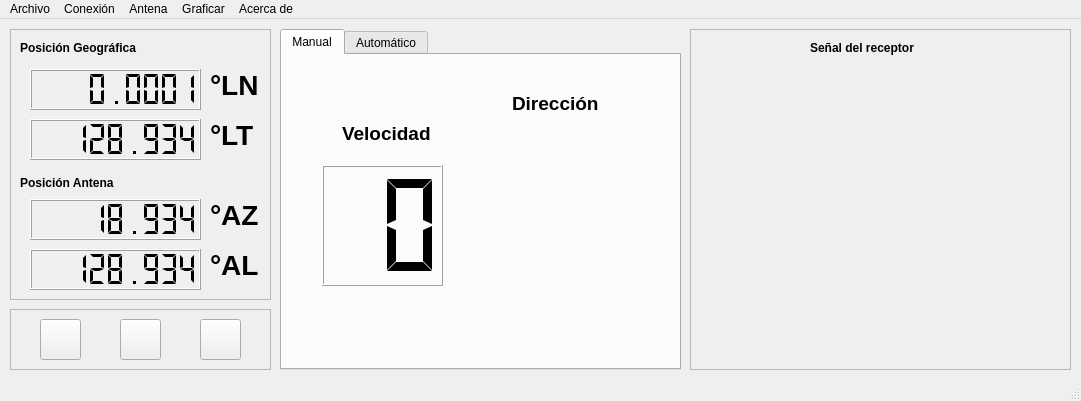
<?xml version="1.0" encoding="UTF-8"?>
<ui version="4.0">
 <class>MainWindow</class>
 <widget class="QMainWindow" name="MainWindow">
  <property name="geometry">
   <rect>
    <x>0</x>
    <y>0</y>
    <width>1081</width>
    <height>401</height>
   </rect>
  </property>
  <property name="windowTitle">
   <string>Control SMART</string>
  </property>
  <property name="windowIcon">
   <iconset>
    <normaloff>../src/icon/smart.png</normaloff>../src/icon/smart.png</iconset>
  </property>
  <widget class="QWidget" name="centralwidget">
   <widget class="QFrame" name="frame">
    <property name="geometry">
     <rect>
      <x>10</x>
      <y>10</y>
      <width>261</width>
      <height>271</height>
     </rect>
    </property>
    <property name="frameShape">
     <enum>QFrame::StyledPanel</enum>
    </property>
    <property name="frameShadow">
     <enum>QFrame::Raised</enum>
    </property>
    <widget class="QLabel" name="posGeolabel">
     <property name="geometry">
      <rect>
       <x>10</x>
       <y>10</y>
       <width>141</width>
       <height>17</height>
      </rect>
     </property>
     <property name="font">
      <font>
       <weight>75</weight>
       <bold>true</bold>
      </font>
     </property>
     <property name="text">
      <string>Posición Geográfica</string>
     </property>
    </widget>
    <widget class="QLabel" name="posAntlabel">
     <property name="geometry">
      <rect>
       <x>10</x>
       <y>145</y>
       <width>141</width>
       <height>17</height>
      </rect>
     </property>
     <property name="font">
      <font>
       <weight>75</weight>
       <bold>true</bold>
      </font>
     </property>
     <property name="text">
      <string>Posición Antena</string>
     </property>
    </widget>
    <widget class="QLabel" name="lonlabel">
     <property name="geometry">
      <rect>
       <x>200</x>
       <y>40</y>
       <width>51</width>
       <height>31</height>
      </rect>
     </property>
     <property name="font">
      <font>
       <pointsize>21</pointsize>
       <weight>75</weight>
       <bold>true</bold>
      </font>
     </property>
     <property name="text">
      <string>°LN</string>
     </property>
    </widget>
    <widget class="QLabel" name="latlabel">
     <property name="geometry">
      <rect>
       <x>200</x>
       <y>90</y>
       <width>51</width>
       <height>31</height>
      </rect>
     </property>
     <property name="font">
      <font>
       <pointsize>21</pointsize>
       <weight>75</weight>
       <bold>true</bold>
      </font>
     </property>
     <property name="text">
      <string>°LT</string>
     </property>
    </widget>
    <widget class="QLCDNumber" name="latLCD">
     <property name="geometry">
      <rect>
       <x>20</x>
       <y>90</y>
       <width>171</width>
       <height>41</height>
      </rect>
     </property>
     <property name="smallDecimalPoint">
      <bool>false</bool>
     </property>
     <property name="numDigits">
      <number>9</number>
     </property>
     <property name="segmentStyle">
      <enum>QLCDNumber::Flat</enum>
     </property>
     <property name="value" stdset="0">
      <double>128.933999999999997</double>
     </property>
    </widget>
    <widget class="QLCDNumber" name="lonLCD">
     <property name="geometry">
      <rect>
       <x>20</x>
       <y>40</y>
       <width>171</width>
       <height>41</height>
      </rect>
     </property>
     <property name="smallDecimalPoint">
      <bool>false</bool>
     </property>
     <property name="numDigits">
      <number>9</number>
     </property>
     <property name="segmentStyle">
      <enum>QLCDNumber::Flat</enum>
     </property>
     <property name="value" stdset="0">
      <double>0.000100000000000</double>
     </property>
    </widget>
    <widget class="QLCDNumber" name="azimuthLCD">
     <property name="geometry">
      <rect>
       <x>20</x>
       <y>170</y>
       <width>171</width>
       <height>41</height>
      </rect>
     </property>
     <property name="smallDecimalPoint">
      <bool>false</bool>
     </property>
     <property name="numDigits">
      <number>9</number>
     </property>
     <property name="segmentStyle">
      <enum>QLCDNumber::Flat</enum>
     </property>
     <property name="value" stdset="0">
      <double>18.934000000000001</double>
     </property>
    </widget>
    <widget class="QLCDNumber" name="altitudLCD">
     <property name="geometry">
      <rect>
       <x>20</x>
       <y>220</y>
       <width>171</width>
       <height>41</height>
      </rect>
     </property>
     <property name="smallDecimalPoint">
      <bool>false</bool>
     </property>
     <property name="numDigits">
      <number>9</number>
     </property>
     <property name="segmentStyle">
      <enum>QLCDNumber::Flat</enum>
     </property>
     <property name="value" stdset="0">
      <double>128.933999999999997</double>
     </property>
    </widget>
    <widget class="QLabel" name="altlabel">
     <property name="geometry">
      <rect>
       <x>200</x>
       <y>220</y>
       <width>51</width>
       <height>31</height>
      </rect>
     </property>
     <property name="font">
      <font>
       <pointsize>21</pointsize>
       <weight>75</weight>
       <bold>true</bold>
      </font>
     </property>
     <property name="text">
      <string>°AL</string>
     </property>
    </widget>
    <widget class="QLabel" name="azlabel">
     <property name="geometry">
      <rect>
       <x>200</x>
       <y>170</y>
       <width>51</width>
       <height>31</height>
      </rect>
     </property>
     <property name="font">
      <font>
       <pointsize>21</pointsize>
       <weight>75</weight>
       <bold>true</bold>
      </font>
     </property>
     <property name="text">
      <string>°AZ</string>
     </property>
    </widget>
   </widget>
   <widget class="QFrame" name="frame_2">
    <property name="geometry">
     <rect>
      <x>10</x>
      <y>290</y>
      <width>261</width>
      <height>61</height>
     </rect>
    </property>
    <property name="frameShape">
     <enum>QFrame::StyledPanel</enum>
    </property>
    <property name="frameShadow">
     <enum>QFrame::Raised</enum>
    </property>
    <widget class="QPushButton" name="homeBtn">
     <property name="geometry">
      <rect>
       <x>30</x>
       <y>10</y>
       <width>41</width>
       <height>41</height>
      </rect>
     </property>
     <property name="text">
      <string/>
     </property>
     <property name="icon">
      <iconset>
       <normaloff>../src/icon/home.jpeg</normaloff>../src/icon/home.jpeg</iconset>
     </property>
     <property name="iconSize">
      <size>
       <width>30</width>
       <height>30</height>
      </size>
     </property>
    </widget>
    <widget class="QPushButton" name="goBtn">
     <property name="geometry">
      <rect>
       <x>110</x>
       <y>10</y>
       <width>41</width>
       <height>41</height>
      </rect>
     </property>
     <property name="text">
      <string/>
     </property>
     <property name="icon">
      <iconset>
       <normaloff>../src/icon/send.png</normaloff>../src/icon/send.png</iconset>
     </property>
     <property name="iconSize">
      <size>
       <width>30</width>
       <height>30</height>
      </size>
     </property>
    </widget>
    <widget class="QPushButton" name="locationBtn">
     <property name="geometry">
      <rect>
       <x>190</x>
       <y>10</y>
       <width>41</width>
       <height>41</height>
      </rect>
     </property>
     <property name="text">
      <string/>
     </property>
     <property name="icon">
      <iconset>
       <normaloff>../src/icon/world.png</normaloff>../src/icon/world.png</iconset>
     </property>
     <property name="iconSize">
      <size>
       <width>30</width>
       <height>30</height>
      </size>
     </property>
    </widget>
   </widget>
   <widget class="QTabWidget" name="mode">
    <property name="geometry">
     <rect>
      <x>280</x>
      <y>10</y>
      <width>401</width>
      <height>341</height>
     </rect>
    </property>
    <property name="currentIndex">
     <number>0</number>
    </property>
    <widget class="QWidget" name="Manual">
     <attribute name="title">
      <string>Manual</string>
     </attribute>
     <widget class="QLCDNumber" name="velLCD">
      <property name="geometry">
       <rect>
        <x>40</x>
        <y>110</y>
        <width>121</width>
        <height>121</height>
       </rect>
      </property>
      <property name="numDigits">
       <number>2</number>
      </property>
      <property name="segmentStyle">
       <enum>QLCDNumber::Flat</enum>
      </property>
     </widget>
     <widget class="QLabel" name="label_7">
      <property name="geometry">
       <rect>
        <x>60</x>
        <y>70</y>
        <width>91</width>
        <height>17</height>
       </rect>
      </property>
      <property name="font">
       <font>
        <pointsize>14</pointsize>
        <weight>75</weight>
        <bold>true</bold>
       </font>
      </property>
      <property name="text">
       <string>Velocidad</string>
      </property>
     </widget>
     <widget class="QLabel" name="label_8">
      <property name="geometry">
       <rect>
        <x>230</x>
        <y>40</y>
        <width>91</width>
        <height>17</height>
       </rect>
      </property>
      <property name="font">
       <font>
        <pointsize>14</pointsize>
        <weight>75</weight>
        <bold>true</bold>
       </font>
      </property>
      <property name="text">
       <string>Dirección</string>
      </property>
     </widget>
     <widget class="QLabel" name="up">
      <property name="geometry">
       <rect>
        <x>250</x>
        <y>80</y>
        <width>51</width>
        <height>51</height>
       </rect>
      </property>
      <property name="text">
       <string/>
      </property>
      <property name="pixmap">
       <pixmap>../src/icon/upEmpty.png</pixmap>
      </property>
      <property name="scaledContents">
       <bool>true</bool>
      </property>
     </widget>
     <widget class="QLabel" name="down">
      <property name="geometry">
       <rect>
        <x>250</x>
        <y>200</y>
        <width>51</width>
        <height>51</height>
       </rect>
      </property>
      <property name="text">
       <string/>
      </property>
      <property name="pixmap">
       <pixmap>../src/icon/downEmpty.png</pixmap>
      </property>
      <property name="scaledContents">
       <bool>true</bool>
      </property>
     </widget>
     <widget class="QLabel" name="right">
      <property name="geometry">
       <rect>
        <x>310</x>
        <y>140</y>
        <width>51</width>
        <height>51</height>
       </rect>
      </property>
      <property name="text">
       <string/>
      </property>
      <property name="pixmap">
       <pixmap>../src/icon/rightEmpty.png</pixmap>
      </property>
      <property name="scaledContents">
       <bool>true</bool>
      </property>
     </widget>
     <widget class="QLabel" name="left">
      <property name="geometry">
       <rect>
        <x>190</x>
        <y>140</y>
        <width>51</width>
        <height>51</height>
       </rect>
      </property>
      <property name="text">
       <string/>
      </property>
      <property name="pixmap">
       <pixmap>../src/icon/leftEmpty.png</pixmap>
      </property>
      <property name="scaledContents">
       <bool>true</bool>
      </property>
     </widget>
    </widget>
    <widget class="QWidget" name="Auto">
     <attribute name="title">
      <string>Automático</string>
     </attribute>
     <widget class="QLabel" name="label_19">
      <property name="geometry">
       <rect>
        <x>20</x>
        <y>160</y>
        <width>161</width>
        <height>20</height>
       </rect>
      </property>
      <property name="font">
       <font>
        <pointsize>14</pointsize>
        <weight>75</weight>
        <bold>true</bold>
       </font>
      </property>
      <property name="text">
       <string>Posición Objetivo</string>
      </property>
     </widget>
     <widget class="QFrame" name="modoAuto">
      <property name="geometry">
       <rect>
        <x>10</x>
        <y>10</y>
        <width>169</width>
        <height>139</height>
       </rect>
      </property>
      <property name="frameShape">
       <enum>QFrame::StyledPanel</enum>
      </property>
      <property name="frameShadow">
       <enum>QFrame::Raised</enum>
      </property>
      <widget class="QGroupBox" name="groupBox">
       <property name="geometry">
        <rect>
         <x>10</x>
         <y>10</y>
         <width>171</width>
         <height>81</height>
        </rect>
       </property>
       <property name="title">
        <string>Modo</string>
       </property>
       <widget class="QCheckBox" name="findCheck">
        <property name="geometry">
         <rect>
          <x>10</x>
          <y>20</y>
          <width>131</width>
          <height>22</height>
         </rect>
        </property>
        <property name="text">
         <string>Localización</string>
        </property>
        <property name="icon">
         <iconset>
          <normaloff>../../../Descargas/Control_ONFLY/Control_RT1/aim.png</normaloff>../../../Descargas/Control_ONFLY/Control_RT1/aim.png</iconset>
        </property>
        <property name="checked">
         <bool>true</bool>
        </property>
       </widget>
       <widget class="QCheckBox" name="trackCheck">
        <property name="geometry">
         <rect>
          <x>10</x>
          <y>40</y>
          <width>141</width>
          <height>22</height>
         </rect>
        </property>
        <property name="text">
         <string>Seguimiento</string>
        </property>
        <property name="icon">
         <iconset>
          <normaloff>../../../Descargas/Control_ONFLY/Control_RT1/track.png</normaloff>../../../Descargas/Control_ONFLY/Control_RT1/track.png</iconset>
        </property>
       </widget>
       <widget class="QCheckBox" name="sweepCheck">
        <property name="geometry">
         <rect>
          <x>10</x>
          <y>60</y>
          <width>97</width>
          <height>22</height>
         </rect>
        </property>
        <property name="text">
         <string>Barrido</string>
        </property>
        <property name="icon">
         <iconset>
          <normaloff>../../../Descargas/Control_ONFLY/Control_RT1/sweep.png</normaloff>../../../Descargas/Control_ONFLY/Control_RT1/sweep.png</iconset>
        </property>
       </widget>
      </widget>
      <widget class="QPushButton" name="startAutoBtn">
       <property name="geometry">
        <rect>
         <x>10</x>
         <y>100</y>
         <width>71</width>
         <height>27</height>
        </rect>
       </property>
       <property name="text">
        <string>Iniciar</string>
       </property>
      </widget>
      <widget class="QPushButton" name="stopAutoBtn">
       <property name="geometry">
        <rect>
         <x>90</x>
         <y>100</y>
         <width>71</width>
         <height>27</height>
        </rect>
       </property>
       <property name="text">
        <string>Detener</string>
       </property>
      </widget>
     </widget>
     <widget class="QLabel" name="label_18">
      <property name="geometry">
       <rect>
        <x>280</x>
        <y>250</y>
        <width>41</width>
        <height>31</height>
       </rect>
      </property>
      <property name="font">
       <font>
        <pointsize>20</pointsize>
        <weight>75</weight>
        <bold>true</bold>
       </font>
      </property>
      <property name="text">
       <string>°AL</string>
      </property>
     </widget>
     <widget class="QLabel" name="label_17">
      <property name="geometry">
       <rect>
        <x>280</x>
        <y>190</y>
        <width>51</width>
        <height>31</height>
       </rect>
      </property>
      <property name="font">
       <font>
        <pointsize>20</pointsize>
        <weight>75</weight>
        <bold>true</bold>
       </font>
      </property>
      <property name="text">
       <string>°AZ</string>
      </property>
     </widget>
     <widget class="QFrame" name="sweepFrame">
      <property name="geometry">
       <rect>
        <x>190</x>
        <y>10</y>
        <width>191</width>
        <height>151</height>
       </rect>
      </property>
      <property name="frameShape">
       <enum>QFrame::StyledPanel</enum>
      </property>
      <property name="frameShadow">
       <enum>QFrame::Raised</enum>
      </property>
      <widget class="QLabel" name="label_10">
       <property name="geometry">
        <rect>
         <x>30</x>
         <y>10</y>
         <width>121</width>
         <height>17</height>
        </rect>
       </property>
       <property name="font">
        <font>
         <weight>75</weight>
         <bold>true</bold>
        </font>
       </property>
       <property name="text">
        <string>Tamaño Ventana</string>
       </property>
      </widget>
      <widget class="QTextEdit" name="azVentana">
       <property name="geometry">
        <rect>
         <x>10</x>
         <y>30</y>
         <width>51</width>
         <height>31</height>
        </rect>
       </property>
       <property name="font">
        <font>
         <pointsize>11</pointsize>
        </font>
       </property>
       <property name="html">
        <string>&lt;!DOCTYPE HTML PUBLIC &quot;-//W3C//DTD HTML 4.0//EN&quot; &quot;http://www.w3.org/TR/REC-html40/strict.dtd&quot;&gt;
&lt;html&gt;&lt;head&gt;&lt;meta name=&quot;qrichtext&quot; content=&quot;1&quot; /&gt;&lt;style type=&quot;text/css&quot;&gt;
p, li { white-space: pre-wrap; }
&lt;/style&gt;&lt;/head&gt;&lt;body style=&quot; font-family:'Ubuntu'; font-size:11pt; font-weight:400; font-style:normal;&quot;&gt;
&lt;p style=&quot; margin-top:0px; margin-bottom:0px; margin-left:0px; margin-right:0px; -qt-block-indent:0; text-indent:0px;&quot;&gt;0&lt;/p&gt;&lt;/body&gt;&lt;/html&gt;</string>
       </property>
      </widget>
      <widget class="QTextEdit" name="elVentana">
       <property name="geometry">
        <rect>
         <x>100</x>
         <y>30</y>
         <width>51</width>
         <height>31</height>
        </rect>
       </property>
       <property name="font">
        <font>
         <pointsize>11</pointsize>
        </font>
       </property>
       <property name="html">
        <string>&lt;!DOCTYPE HTML PUBLIC &quot;-//W3C//DTD HTML 4.0//EN&quot; &quot;http://www.w3.org/TR/REC-html40/strict.dtd&quot;&gt;
&lt;html&gt;&lt;head&gt;&lt;meta name=&quot;qrichtext&quot; content=&quot;1&quot; /&gt;&lt;style type=&quot;text/css&quot;&gt;
p, li { white-space: pre-wrap; }
&lt;/style&gt;&lt;/head&gt;&lt;body style=&quot; font-family:'Ubuntu'; font-size:11pt; font-weight:400; font-style:normal;&quot;&gt;
&lt;p style=&quot; margin-top:0px; margin-bottom:0px; margin-left:0px; margin-right:0px; -qt-block-indent:0; text-indent:0px;&quot;&gt;0&lt;/p&gt;&lt;/body&gt;&lt;/html&gt;</string>
       </property>
      </widget>
      <widget class="QLabel" name="label_13">
       <property name="geometry">
        <rect>
         <x>70</x>
         <y>35</y>
         <width>31</width>
         <height>21</height>
        </rect>
       </property>
       <property name="font">
        <font>
         <weight>50</weight>
         <bold>false</bold>
        </font>
       </property>
       <property name="text">
        <string>°AZ</string>
       </property>
      </widget>
      <widget class="QLabel" name="label_12">
       <property name="geometry">
        <rect>
         <x>30</x>
         <y>75</y>
         <width>61</width>
         <height>17</height>
        </rect>
       </property>
       <property name="font">
        <font>
         <weight>75</weight>
         <bold>true</bold>
        </font>
       </property>
       <property name="text">
        <string>Tiempo</string>
       </property>
      </widget>
      <widget class="QTextEdit" name="tiempoBarrido">
       <property name="geometry">
        <rect>
         <x>90</x>
         <y>70</y>
         <width>41</width>
         <height>31</height>
        </rect>
       </property>
       <property name="font">
        <font>
         <pointsize>11</pointsize>
        </font>
       </property>
       <property name="html">
        <string>&lt;!DOCTYPE HTML PUBLIC &quot;-//W3C//DTD HTML 4.0//EN&quot; &quot;http://www.w3.org/TR/REC-html40/strict.dtd&quot;&gt;
&lt;html&gt;&lt;head&gt;&lt;meta name=&quot;qrichtext&quot; content=&quot;1&quot; /&gt;&lt;style type=&quot;text/css&quot;&gt;
p, li { white-space: pre-wrap; }
&lt;/style&gt;&lt;/head&gt;&lt;body style=&quot; font-family:'Ubuntu'; font-size:11pt; font-weight:400; font-style:normal;&quot;&gt;
&lt;p style=&quot; margin-top:0px; margin-bottom:0px; margin-left:0px; margin-right:0px; -qt-block-indent:0; text-indent:0px;&quot;&gt;0&lt;/p&gt;&lt;/body&gt;&lt;/html&gt;</string>
       </property>
      </widget>
      <widget class="QLabel" name="label_20">
       <property name="geometry">
        <rect>
         <x>140</x>
         <y>75</y>
         <width>16</width>
         <height>20</height>
        </rect>
       </property>
       <property name="font">
        <font>
         <weight>50</weight>
         <bold>false</bold>
        </font>
       </property>
       <property name="text">
        <string>s</string>
       </property>
      </widget>
      <widget class="QLabel" name="label_21">
       <property name="geometry">
        <rect>
         <x>160</x>
         <y>35</y>
         <width>31</width>
         <height>21</height>
        </rect>
       </property>
       <property name="font">
        <font>
         <weight>50</weight>
         <bold>false</bold>
        </font>
       </property>
       <property name="text">
        <string>°AL</string>
       </property>
      </widget>
      <widget class="QTextEdit" name="pasoAL">
       <property name="geometry">
        <rect>
         <x>90</x>
         <y>110</y>
         <width>41</width>
         <height>31</height>
        </rect>
       </property>
       <property name="font">
        <font>
         <pointsize>11</pointsize>
        </font>
       </property>
       <property name="html">
        <string>&lt;!DOCTYPE HTML PUBLIC &quot;-//W3C//DTD HTML 4.0//EN&quot; &quot;http://www.w3.org/TR/REC-html40/strict.dtd&quot;&gt;
&lt;html&gt;&lt;head&gt;&lt;meta name=&quot;qrichtext&quot; content=&quot;1&quot; /&gt;&lt;style type=&quot;text/css&quot;&gt;
p, li { white-space: pre-wrap; }
&lt;/style&gt;&lt;/head&gt;&lt;body style=&quot; font-family:'Ubuntu'; font-size:11pt; font-weight:400; font-style:normal;&quot;&gt;
&lt;p style=&quot; margin-top:0px; margin-bottom:0px; margin-left:0px; margin-right:0px; -qt-block-indent:0; text-indent:0px;&quot;&gt;0&lt;/p&gt;&lt;/body&gt;&lt;/html&gt;</string>
       </property>
      </widget>
      <widget class="QLabel" name="label_14">
       <property name="geometry">
        <rect>
         <x>40</x>
         <y>115</y>
         <width>41</width>
         <height>17</height>
        </rect>
       </property>
       <property name="font">
        <font>
         <weight>75</weight>
         <bold>true</bold>
        </font>
       </property>
       <property name="text">
        <string>Paso</string>
       </property>
      </widget>
      <widget class="QLabel" name="label_22">
       <property name="geometry">
        <rect>
         <x>140</x>
         <y>115</y>
         <width>31</width>
         <height>20</height>
        </rect>
       </property>
       <property name="font">
        <font>
         <weight>50</weight>
         <bold>false</bold>
        </font>
       </property>
       <property name="text">
        <string>°AL</string>
       </property>
      </widget>
     </widget>
     <widget class="QLCDNumber" name="azimuthDOOM">
      <property name="geometry">
       <rect>
        <x>100</x>
        <y>190</y>
        <width>171</width>
        <height>41</height>
       </rect>
      </property>
      <property name="smallDecimalPoint">
       <bool>false</bool>
      </property>
      <property name="numDigits">
       <number>9</number>
      </property>
      <property name="segmentStyle">
       <enum>QLCDNumber::Flat</enum>
      </property>
      <property name="value" stdset="0">
       <double>18.934000000000001</double>
      </property>
     </widget>
     <widget class="QLCDNumber" name="altitudDOOM">
      <property name="geometry">
       <rect>
        <x>100</x>
        <y>240</y>
        <width>171</width>
        <height>41</height>
       </rect>
      </property>
      <property name="smallDecimalPoint">
       <bool>false</bool>
      </property>
      <property name="numDigits">
       <number>9</number>
      </property>
      <property name="segmentStyle">
       <enum>QLCDNumber::Flat</enum>
      </property>
      <property name="value" stdset="0">
       <double>18.934000000000001</double>
      </property>
     </widget>
    </widget>
   </widget>
   <widget class="QFrame" name="frame_3">
    <property name="geometry">
     <rect>
      <x>690</x>
      <y>10</y>
      <width>381</width>
      <height>341</height>
     </rect>
    </property>
    <property name="frameShape">
     <enum>QFrame::StyledPanel</enum>
    </property>
    <property name="frameShadow">
     <enum>QFrame::Raised</enum>
    </property>
    <widget class="QLabel" name="label_9">
     <property name="geometry">
      <rect>
       <x>120</x>
       <y>10</y>
       <width>141</width>
       <height>17</height>
      </rect>
     </property>
     <property name="font">
      <font>
       <weight>75</weight>
       <bold>true</bold>
      </font>
     </property>
     <property name="text">
      <string>Señal del receptor</string>
     </property>
    </widget>
    <widget class="QWidget" name="verticalLayoutWidget">
     <property name="geometry">
      <rect>
       <x>0</x>
       <y>30</y>
       <width>381</width>
       <height>311</height>
      </rect>
     </property>
     <layout class="QVBoxLayout" name="plotRX"/>
    </widget>
   </widget>
  </widget>
  <widget class="QMenuBar" name="menubar">
   <property name="geometry">
    <rect>
     <x>0</x>
     <y>0</y>
     <width>1081</width>
     <height>25</height>
    </rect>
   </property>
   <widget class="QMenu" name="menuArchivo">
    <property name="title">
     <string>Archivo</string>
    </property>
    <addaction name="actionAbrir_Stellarium"/>
    <addaction name="actionSalir"/>
   </widget>
   <widget class="QMenu" name="menuAntena">
    <property name="title">
     <string>Antena</string>
    </property>
    <addaction name="actionParabolica"/>
    <addaction name="actionBocina_Piramidal"/>
   </widget>
   <widget class="QMenu" name="menuAcerca_de">
    <property name="title">
     <string>Acerca de</string>
    </property>
   </widget>
   <widget class="QMenu" name="menuGraficar">
    <property name="title">
     <string>Graficar</string>
    </property>
    <addaction name="actionGraficar"/>
   </widget>
   <widget class="QMenu" name="menuConexi_n">
    <property name="title">
     <string>Conexión</string>
    </property>
    <addaction name="actionConectar"/>
    <addaction name="actionDesconectar"/>
   </widget>
   <addaction name="menuArchivo"/>
   <addaction name="menuConexi_n"/>
   <addaction name="menuAntena"/>
   <addaction name="menuGraficar"/>
   <addaction name="menuAcerca_de"/>
  </widget>
  <widget class="QStatusBar" name="statusbar"/>
  <action name="actionAbrir_Stellarium">
   <property name="text">
    <string>Abrir Stellarium</string>
   </property>
  </action>
  <action name="actionSalir">
   <property name="text">
    <string>Salir</string>
   </property>
  </action>
  <action name="actionParabolica">
   <property name="text">
    <string>Parabólica</string>
   </property>
  </action>
  <action name="actionBocina_Piramidal">
   <property name="text">
    <string>Bocina Piramidal</string>
   </property>
  </action>
  <action name="actionGraficar">
   <property name="text">
    <string>Graficar mediciones</string>
   </property>
  </action>
  <action name="actionConectar">
   <property name="text">
    <string>Conectar</string>
   </property>
  </action>
  <action name="actionDesconectar">
   <property name="text">
    <string>Desconectar</string>
   </property>
  </action>
 </widget>
 <resources/>
 <connections/>
</ui>
